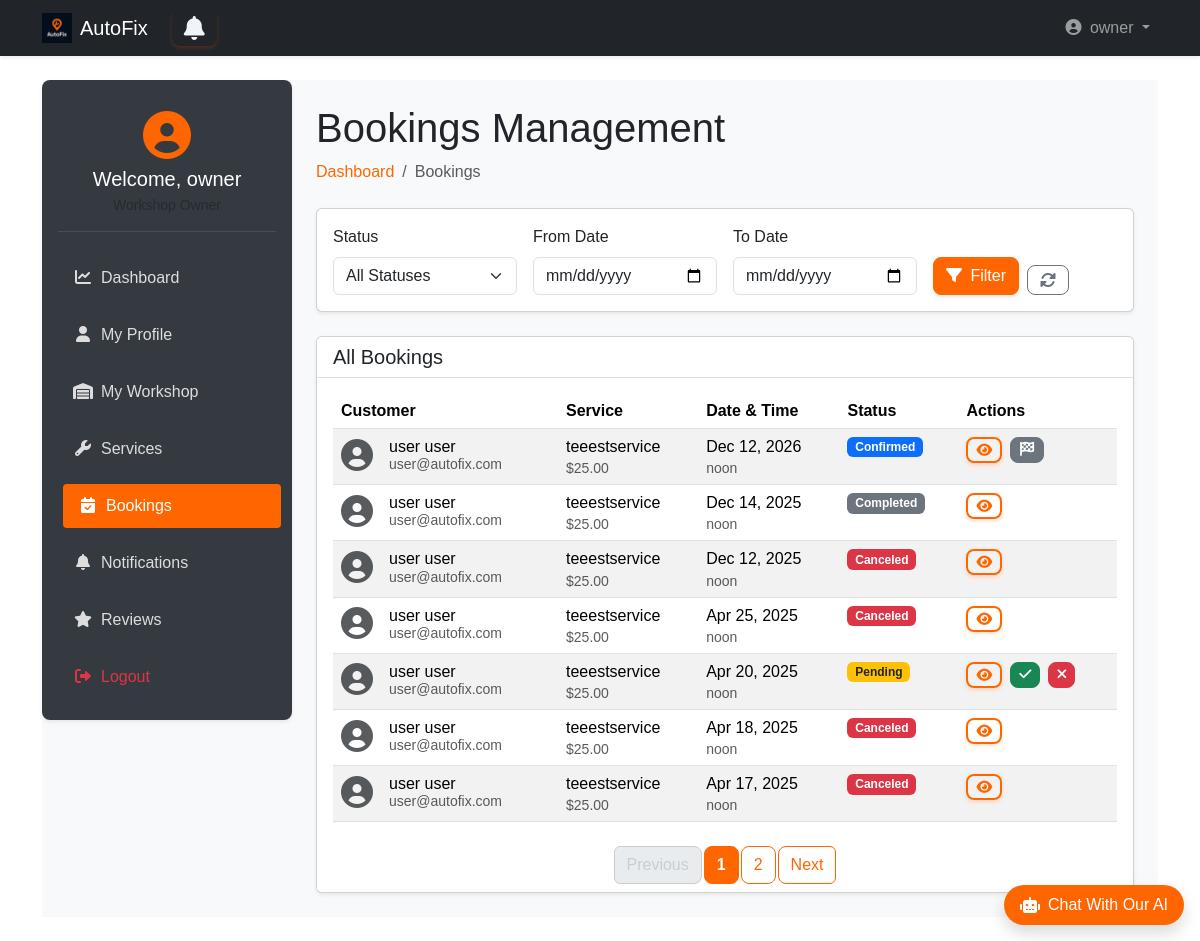
/owner_dashboard/owner/bookings/ (signed in), run on the app's committed database.
### accounts/models.py (models this page shows, shortened)
class User(AbstractUser):
    username = None
    email = models.EmailField(unique=True)
    phone = models.CharField(max_length=15, unique=True, blank=True)
    is_workshop_owner = models.BooleanField(default=False)
    address = models.ForeignKey(Address, on_delete=models.SET_NULL, null=True, blank=True)
    objects = UserManager()
    USERNAME_FIELD = 'email'
    REQUIRED_FIELDS = ['first_name', 'last_name']  # names required for registration
    def get_full_name(self):
        return f"{self.first_name} {self.last_name}"
    def get_short_name(self):
        return self.first_name

### bookings/models.py (models this page shows, shortened)
class Booking(models.Model):
    STATUS_CHOICES = [
        ('pending', 'Pending'),
        ('confirmed', 'Confirmed'),
        ('completed', 'Completed'),
        ('canceled', 'Canceled'),
    ]
    user = models.ForeignKey(User, on_delete=models.CASCADE)
    car = models.ForeignKey(Car, on_delete=models.CASCADE, null=True, related_name='car_bookings')
    workshop = models.ForeignKey(Workshop, on_delete=models.CASCADE)
    service = models.ForeignKey(Service, on_delete=models.CASCADE, related_name='booking')
    appointment_date = models.DateTimeField()
    status = models.CharField(max_length=20, choices=STATUS_CHOICES, default='pending')
    created_at = models.DateTimeField(auto_now_add=True)
    objects = BookingManger()
    class Meta:
        ordering = ['-appointment_date']

### workshops/models.py (models this page shows, shortened)
class Service(models.Model):
    workshop = models.ForeignKey(Workshop, on_delete=models.CASCADE, related_name='services')
    name = models.CharField(max_length=255)
    price = models.DecimalField(max_digits=10, decimal_places=2)
    description = models.TextField(blank=True)
    duration = models.PositiveIntegerField(help_text="Duration in minutes")

### owner_dashboard/views.py (the view)
# urls.py: path('owner/bookings/', views.bookings_management, name='bookings'),
def bookings_management(request):
    if not request.user.is_workshop_owner:
        return redirect('landing:main')
    workshop = Workshop.objects.filter(owner = request.user).first()
    bookings = Booking.objects.filter(workshop=workshop)
    status = request.GET.get('status', '')
    from_date = request.GET.get('from_date', '')
    to_date = request.GET.get('to_date', '')
    if status:
        bookings = bookings.filter(status=status)
    if from_date:
        bookings = bookings.filter(appointment_date__gte=from_date)
    if to_date:
        bookings = bookings.filter(appointment_date__lte=to_date)
    paginator = Paginator(bookings, 7)
    page_number = request.GET.get('page')
    page_obj = paginator.get_page(page_number)
    context = {
        'bookings': page_obj.object_list,
        'page_obj': page_obj,
    }
    return render(request,'owner_dashboard/bookings.html',context)

### templates/owner_dashboard/bookings.html (shortened to what this page needs)
{% extends 'base2.html' %}
{% load static bootstrap5 %}
{% block extra_css %}
<link rel="stylesheet" href="{% static 'css/owner_dashboard.css' %}">
{% endblock %}
{% block content %}
<div class="wrapper d-flex">
     <aside class="sidebar p-3 shadow-sm">
        <div class="user-profile mb-4 text-center">
            <div class="avatar mb-2">
                <i class="fas fa-user-circle fa-3x"></i>
            </div>
            <h5 class="welcome mb-1">Welcome, {{ user.get_short_name }}</h5>
            <small class="text-muted">Workshop Owner</small>
        </div>
        <nav class="menu d-flex flex-column gap-2">
            <a href="{% url 'owner_dashboard:dashboard' %}">
                <i class="fas fa-chart-line me-2"></i>Dashboard
            </a>
            <a href="{% url 'owner_dashboard:profile' %}">
                <i class="fas fa-user me-2"></i>My Profile
            </a>
            <a href="{% url 'owner_dashboard:workshop' %}">
                <i class="fas fa-warehouse me-2"></i>My Workshop
            </a>
            <a href="{% url 'owner_dashboard:services' %}">
                <i class="fas fa-wrench me-2"></i>Services
            </a>
            <a href="{% url 'owner_dashboard:bookings' %}" class="active-link">
                <i class="fas fa-calendar-check me-2"></i>Bookings
            </a>
            <a href="{% url 'owner_dashboard:notifications' %}">
                <i class="fas fa-bell me-2"></i>Notifications
            </a>
            <a href="{% url 'owner_dashboard:reviews' %}">
                <i class="fas fa-star me-2"></i>Reviews
            </a>
            <a href="{% url 'accounts:logout' %}" class="text-danger">
                <i class="fas fa-sign-out-alt me-2"></i>Logout
            </a>
        </nav>
    </aside>
    <main class="main-content flex-grow-1 p-4">
        <div class="dashboard-header mb-4">
            <h1>Bookings Management</h1>
            <nav aria-label="breadcrumb">
                <ol class="breadcrumb">
                    <li class="breadcrumb-item"><a class="text-decoration-none" style="color: #ff6600;"
                        href="{% url 'owner_dashboard:dashboard' %}">Dashboard</a></li>
                    <li class="breadcrumb-item active" aria-current="page">Bookings</li>
                </ol>
            </nav>
        </div>
        <div class="card shadow-sm mb-4">
            <div class="card-body">
                <form method="get" action="{% url 'owner_dashboard:bookings' %}" class="row g-3">
                    <div class="col-md-3">
                        <label class="form-label">Status</label>
                        <select name="status" class="form-select">
                            <option value="">All Statuses</option>
                        </select>
                    </div>
                    <div class="col-md-3">
                        <label class="form-label">From Date</label>
                        <input type="date" name="from_date" class="form-control" value="{{ request.GET.from_date }}">
                    </div>
                    <div class="col-md-3">
                        <label class="form-label">To Date</label>
                        <input type="date" name="to_date" class="form-control" value="{{ request.GET.to_date }}">
                    </div>
                    <div class="col-md-3 d-flex align-items-end">
                        <button type="submit" class="btn btn-warning me-2">
                            <i class="fas fa-filter me-1"></i> Filter
                        </button>
                        <a href="{% url 'owner_dashboard:bookings' %}" class="btn btn-outline-secondary">
                            <i class="fas fa-sync-alt"></i>
                        </a>
                    </div>
                </form>
            </div>
        </div>
        <div class="card shadow-sm">
            <div class="card-header bg-white d-flex justify-content-between align-items-center">
                <h5 class="mb-0">All Bookings</h5>
            </div>
            <div class="card-body">
                {% if bookings %}
                <div class="table-responsive">
                    <table class="table table-striped">
                        <thead>
                            <tr>
                                <th>Customer</th>
                                <th>Service</th>
                                <th>Date & Time</th>
                                <th>Status</th>
                                <th>Actions</th>
                            </tr>
                        </thead>
                        <tbody>
                            {% for booking in bookings %}
                            <tr>
                                <td>
                                    <div class="d-flex align-items-center">
                                        <div class="avatar me-3">
                                            <i class="fas fa-user-circle fa-2x text-muted"></i>
                                        </div>
                                        <div>
                                            <h6 class="mb-0">{{ booking.user.get_full_name }}</h6>
                                            <small class="text-muted">{{ booking.user.email }}</small>
                                        </div>
                                    </div>
                                </td>
                                <td>
                                    <h6 class="mb-1">{{ booking.service.name }}</h6>
                                    <small class="text-muted">${{ booking.service.price }}</small>
                                </td>
                                <td>
                                    <h6 class="mb-1">{{ booking.appointment_date|date:"M j, Y" }}</h6>
                                    <small class="text-muted">{{ booking.appointment_date|time }}</small>
                                </td>
                                <td>
                                    <span class="badge
                                        {% if booking.status == 'confirmed' %} bg-primary
                                        {% elif booking.status == 'pending' %} bg-warning text-dark
                                        {% elif booking.status == 'completed' %} bg-secondary
                                        {% elif booking.status == 'canceled' %} bg-danger{% endif %}">
                                        {{ booking.get_status_display }}
                                    </span>
                                </td>
                                <td>
                                    <div class="d-flex gap-2">
                                        <button class="btn btn-sm btn-outline-primary" data-bs-toggle="modal"
                                                data-bs-target="#bookingDetailModal{{ booking.id }}">
                                            <i class="fas fa-eye"></i>
                                        </button>
                                        {% if booking.status == 'pending' %}
                                        <a href="{% url 'owner_dashboard:confirm_booking' booking.id %}"
                                           class="btn btn-sm btn-success" title="Confirm">
                                            <i class="fas fa-check"></i>
                                        </a>
                                        <a href="{% url 'owner_dashboard:cancel_booking' booking.id %}"
                                           class="btn btn-sm btn-danger"  title="Cancel">
                                            <i class="fas fa-times"></i>
                                        </a>
                                        {% endif %}
                                        {% if booking.status == 'confirmed' %}
                                        <a href="{% url 'owner_dashboard:complete_booking' booking.id %}"
                                           class="btn btn-sm btn-secondary" title="Mark as Complete">
                                            <i class="fas fa-flag-checkered"></i>
                                        </a>
                                        {% endif %}
                                    </div>
                                </td>
                            </tr>
                            {% endfor %}
                        </tbody>
                    </table>
                </div>
                {% endif %}
            </div>
            <div class="card-footer bg-white border-top-0">
                {% if page_obj.has_other_pages %}
                <nav aria-label="Notification pagination">
                    <ul class="pagination justify-content-center mb-0">
                        {% if page_obj.has_previous %}
                            <li class="page-item">
                                <a class="page-link custom-page-link" href="?page={{ page_obj.previous_page_number }}">Previous</a>
                            </li>
                        {% else %}
                            <li class="page-item disabled">
                                <span class="page-link custom-page-link">Previous</span>
                            </li>
                        {% endif %}
                        {% for num in page_obj.paginator.page_range %}
                            {% if page_obj.number == num %}
                                <li class="page-item active">
                                    <span class="page-link custom-page-link">{{ num }}</span>
                                </li>
                            {% elif num > page_obj.number|add:'-3' and num < page_obj.number|add:'3' %}
                                <li class="page-item">
                                    <a class="page-link custom-page-link" href="?page={{ num }}">{{ num }}</a>
                                </li>
                            {% endif %}
                        {% endfor %}
                        {% if page_obj.has_next %}
                            <li class="page-item">
                                <a class="page-link custom-page-link" href="?page={{ page_obj.next_page_number }}">Next</a>
                            </li>
                        {% else %}
                            <li class="page-item disabled">
                                <span class="page-link custom-page-link">Next</span>
                            </li>
                        {% endif %}
                    </ul>
                </nav>
                {% endif %}
            </div>
        </div>
    </main>
</div>
{% endblock %}

### templates/base2.html (shortened to what this page needs)
{% load static bootstrap5 %}
{% bootstrap_css %}
<!DOCTYPE html>
<html lang="en" dir="{% if LANGUAGE_CODE == 'ar' %}rtl{% else %}ltr{% endif %}">
<head>
    <link rel="stylesheet" href="https://cdnjs.cloudflare.com/ajax/libs/font-awesome/6.4.0/css/all.min.css">
    <link rel="stylesheet" href="{% static 'css/style.css' %}">
    <link rel="stylesheet" href="{% static 'css/ai_style.css' %}">
    {% block extra_css %}
    {% endblock %}
</head>
<body class="d-flex flex-column min-vh-100">
<nav class="navbar navbar-expand-lg navbar-dark bg-dark shadow-sm">
    <div class="container">
        <a class="navbar-brand d-flex align-items-center gap-2" href="{% if user.is_authenticated %}{% url 'landing:dashboard' %}{% else %}{% url 'landing:main' %}{% endif %}">
            <img src="{% static 'img/dark_logo.png' %}" alt="AutoFix" width="30" height="30">
            AutoFix
        </a>
        <a {% if request.user.is_workshop_owner %} href="{% url 'owner_dashboard:notifications' %}"
            {% elif request.user.is_superuser %} href="{% url 'admin_dashboard:notifications' %}"
            {% else %} href="{% url 'user_dashboard:notifications' %}" {% endif %}
            id="notifications-btn" class="btn btn-outline-primary position-relative mx-2">
             <i class="fa fa-bell"></i>
       </a>
        <div class="collapse navbar-collapse" id="navbarMain">
            <ul class="navbar-nav ms-auto">
                {% if user.is_authenticated %}
                    <li class="nav-item dropdown">
                        <a class="nav-link dropdown-toggle" href="#" role="button" data-bs-toggle="dropdown">
                            <i class="fas fa-user-circle me-1"></i> {{ user.get_short_name }}
                        </a>
                    </li>
                {% endif %}
            </ul>
        </div>
    </div>
</nav>
<main class="flex-grow-1 py-4">
    <div class="container">
        {% block content %}
        {% endblock %}
    </div>
</main>
<div id="chat-container" class="position-fixed bottom-0 end-0 mb-3 me-3" style="z-index: 1000;">
    <div id="chat-bubble" class="bg-orange text-white rounded-pill shadow cursor-pointer d-flex align-items-center">
        <div class="d-flex align-items-center px-3 py-2">
            <i class="fas fa-robot me-2"></i>
            <p class="mb-0 fw-medium">Chat With Our AI</p>
        </div>
    </div>
</div>
<link rel="stylesheet" href="https://cdnjs.cloudflare.com/ajax/libs/font-awesome/6.0.0/css/all.min.css">
</body>
</html>

### data on the page
User: get_short_name "owner"
Booking: user.get_full_name "user user", user.email "user@autofix.com", service.name "teeestservice", service.price "25.00", appointment_date "Dec 12, 2026", appointment_date "noon", status "Confirmed"
Booking: user.get_full_name "user user", user.email "user@autofix.com", service.name "teeestservice", service.price "25.00", appointment_date "Dec 14, 2025", appointment_date "noon", status "Completed"
Booking: user.get_full_name "user user", user.email "user@autofix.com", service.name "teeestservice", service.price "25.00", appointment_date "Dec 12, 2025", appointment_date "noon", status "Canceled"
Booking: user.get_full_name "user user", user.email "user@autofix.com", service.name "teeestservice", service.price "25.00", appointment_date "Apr 25, 2025", appointment_date "noon", status "Canceled"
Booking: user.get_full_name "user user", user.email "user@autofix.com", service.name "teeestservice", service.price "25.00", appointment_date "Apr 20, 2025", appointment_date "noon", status "Pending"
Booking: user.get_full_name "user user", user.email "user@autofix.com", service.name "teeestservice", service.price "25.00", appointment_date "Apr 18, 2025", appointment_date "noon", status "Canceled"
Booking: user.get_full_name "user user", user.email "user@autofix.com", service.name "teeestservice", service.price "25.00", appointment_date "Apr 17, 2025", appointment_date "noon", status "Canceled"

### other printed values
{{ num }} "1"
{{ num }} "2"
